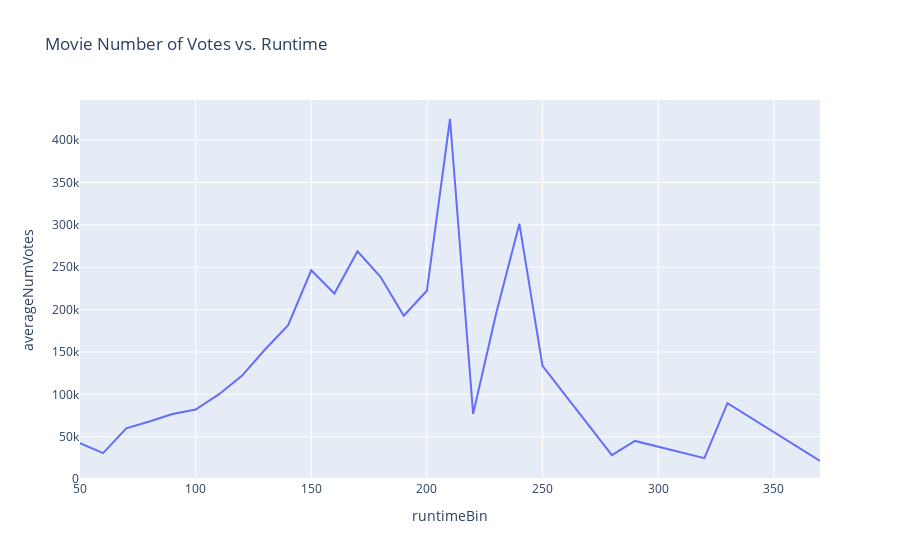

The notebook cell this image was saved under:
### Code cell
px.line(res_q4, x="runtimeBin", y="averageNumVotes",
        title="Movie Number of Votes vs. Runtime")

### Figure 1 — Plotly figure (JSON) as saved in the notebook; plotly's stock layout.template omitted (floating-point values rounded to 4 significant figures)
{"data": [{"hovertemplate": "runtimeBin=%{x}<br>averageNumVotes=%{y}<extra></extra>", "legendgroup": "", "line": {"color": "#636efa", "dash": "solid"}, "marker": {"symbol": "circle"}, "mode": "lines", "name": "", "orientation": "v", "showlegend": false, "type": "scatter", "x": [50, 60, 70, 80, 90, 100, 110, 120, 130, 140, 150, 160, 170, 180, 190, 200, 210, 220, 230, 240, 250, 280, 290, 320, 330, 370], "xaxis": "x", "y": [42535, 30670.0, 59822, 67900.0, 76910.0, 82150.0, 99910.0, 121900.0, 152900.0, 181700.0, 246400.0, 219000.0, 268700.0, 238400.0, 192700.0, 222200.0, 424800.0, 77060.0, 196100.0, 301315, 133652, 28216, 45046, 24701, 89634, 21371], "yaxis": "y"}], "layout": {"legend": {"tracegroupgap": 0}, "title": {"text": "Movie Number of Votes vs. Runtime"}, "xaxis": {"anchor": "y", "domain": [0, 1], "title": {"text": "runtimeBin"}}, "yaxis": {"anchor": "x", "domain": [0, 1], "title": {"text": "averageNumVotes"}}}}
